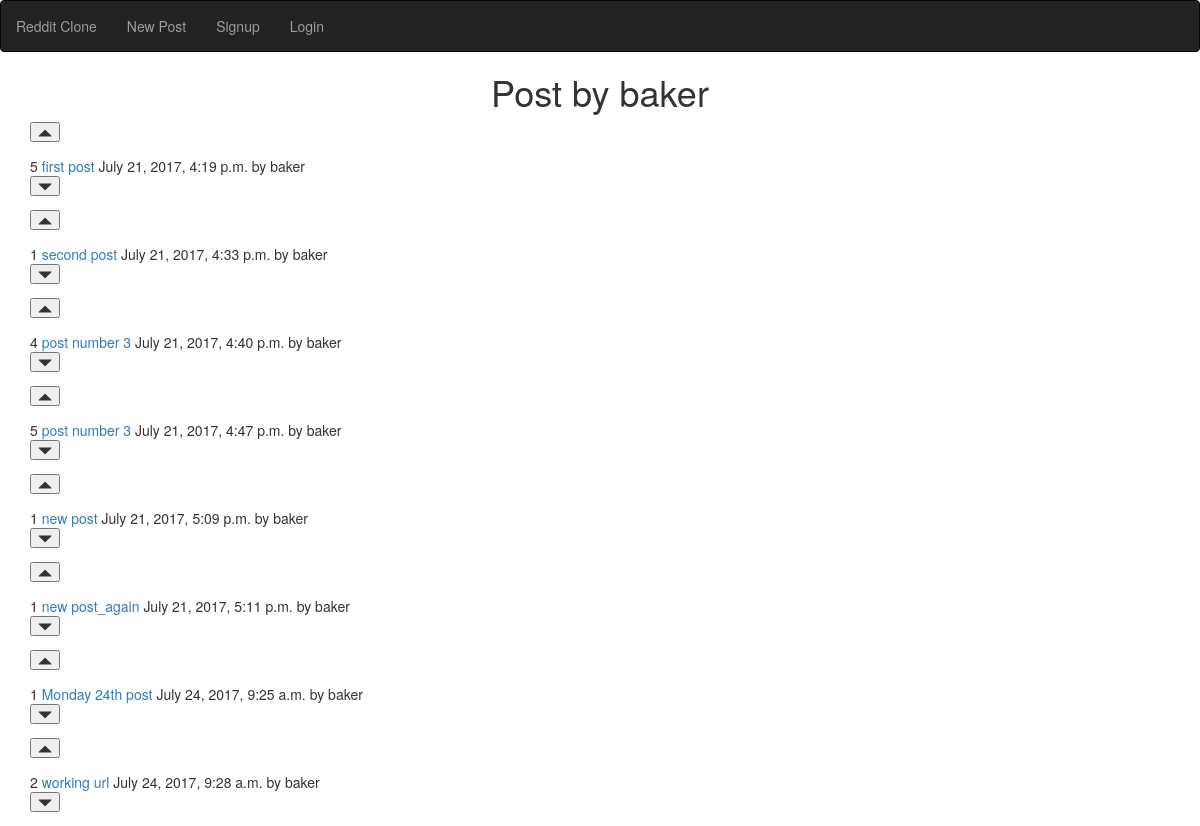
The app's page /posts/baker/ with its own data.
### posts/models.py (models this page shows, shortened)
class Post(models.Model):
    title = models.CharField(max_length=250)
    url = models.TextField()
    pub_date = models.DateTimeField()
    author = models.ForeignKey(User)
    votes_total = models.IntegerField(default=1)

### posts/views.py (the view)
# urls.py: url(r'^(?P<author>[a-zA-Z]+)/', views.post, name='post'),
def post(request, author):
    user = User.objects.get(username=author)
    post = Post.objects.filter(author=user.id)
    return render(request, 'posts/post.html', {'post': post, 'author': author})

### posts/templates/posts/post.html (shortened to what this page needs)
{% extends 'base.html' %}
{% block content %}
<h1 class="text-center"> Post by {{author}}</h1>
<div class="container">
    {% for pst in post%}
<form action="{% url 'upvote' pst.id%} " method="POST">
      <button type="submit"><span class="glyphicon glyphicon-triangle-top" aria-hidden="true"></span>
</button>
</form>
{{pst.votes_total}}<a href={{pst.url}}> {{ pst.title}} </a>
{{pst.pub_date }} by {{pst.author }}<br>
<form action="{% url 'downvote' pst.id%}" method="POST">
      <button type="submit"><span class="glyphicon glyphicon-triangle-bottom" aria-hidden="true"></span></button>
</form>
{% endfor %}
</div>
{% endblock%}

### records on screen
Post: votes_total "5", title "first post", pub_date "July 21, 2017, 4:19 p.m.", author "baker"
Post: votes_total "1", title "second post", pub_date "July 21, 2017, 4:33 p.m.", author "baker"
Post: votes_total "4", title "post number 3", pub_date "July 21, 2017, 4:40 p.m.", author "baker"
Post: votes_total "5", title "post number 3", pub_date "July 21, 2017, 4:47 p.m.", author "baker"
Post: votes_total "1", title "new post", pub_date "July 21, 2017, 5:09 p.m.", author "baker"
Post: votes_total "1", title "new post_again", pub_date "July 21, 2017, 5:11 p.m.", author "baker"
Post: votes_total "1", title "Monday 24th post", pub_date "July 24, 2017, 9:25 a.m.", author "baker"
Post: votes_total "2", title "working url", pub_date "July 24, 2017, 9:28 a.m.", author "baker"

### other values on screen
{{ author }} "baker"
